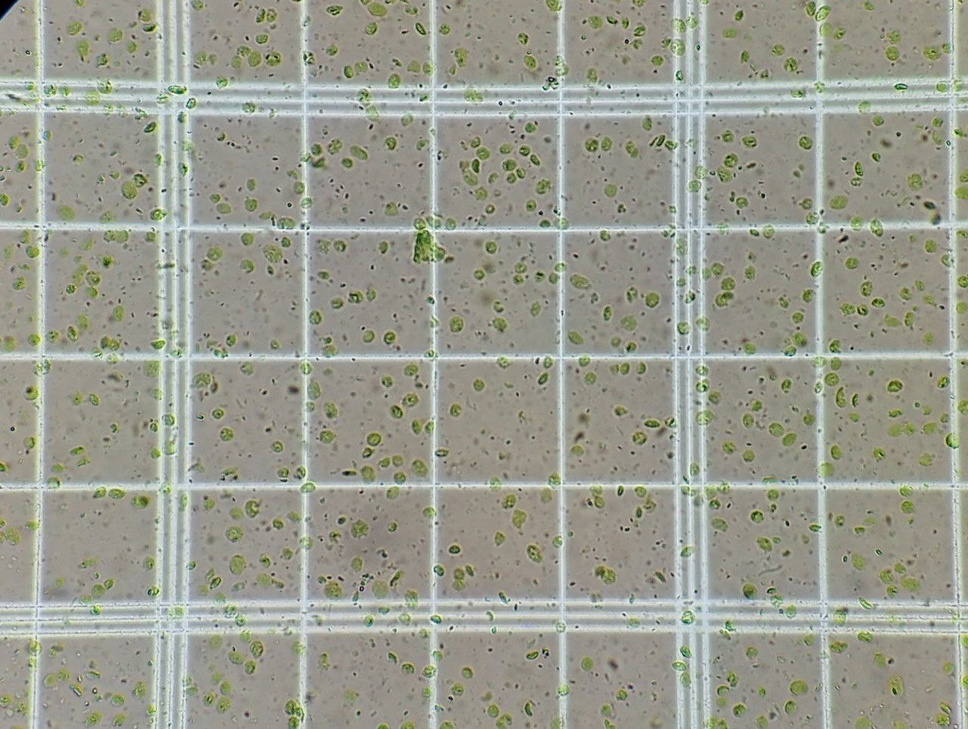
#> input picture test/1.jpg, 968 x 729 px, shrunk from 1280 x 963 before the run
$ python detect_cells_display.py --image_path test/1.jpg
#> lines starting #> are read from the running program, lines starting #| are printed output that depends on the picture
import cv2
import numpy as np
import matplotlib.pyplot as plt
import pandas as pd
import argparse
import apps.edata_tools as tools

def load_and_convert_image(image_path):
#> called with image_path = 'test/1.jpg'
    image = cv2.imread(image_path)
#> image is the input picture: shape (729, 968, 3); mean B, G, R 143.5, 156.2, 154.2
    gray_image = cv2.cvtColor(image, cv2.COLOR_BGR2GRAY)
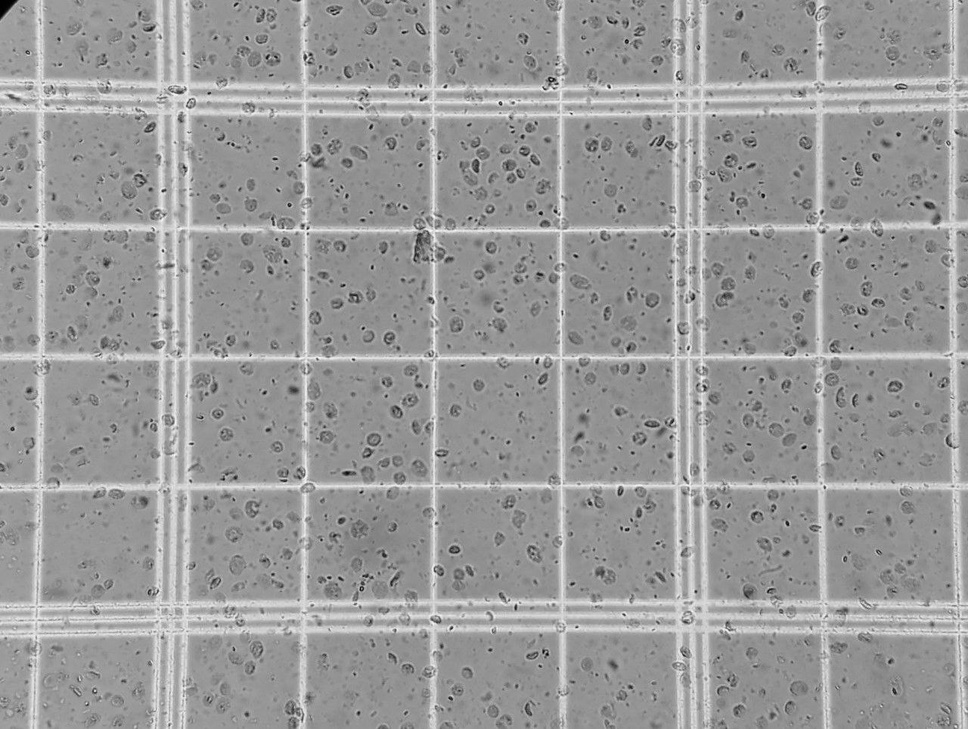
#> gray_image: shape (729, 968); min 0, max 251, mean 154.1
    return image, gray_image

def detect_edges(gray_image, threshold1=50, threshold2=150):
#> called with threshold1 = 50, threshold2 = 150
    edges = cv2.Canny(gray_image, threshold1, threshold2, apertureSize=3)
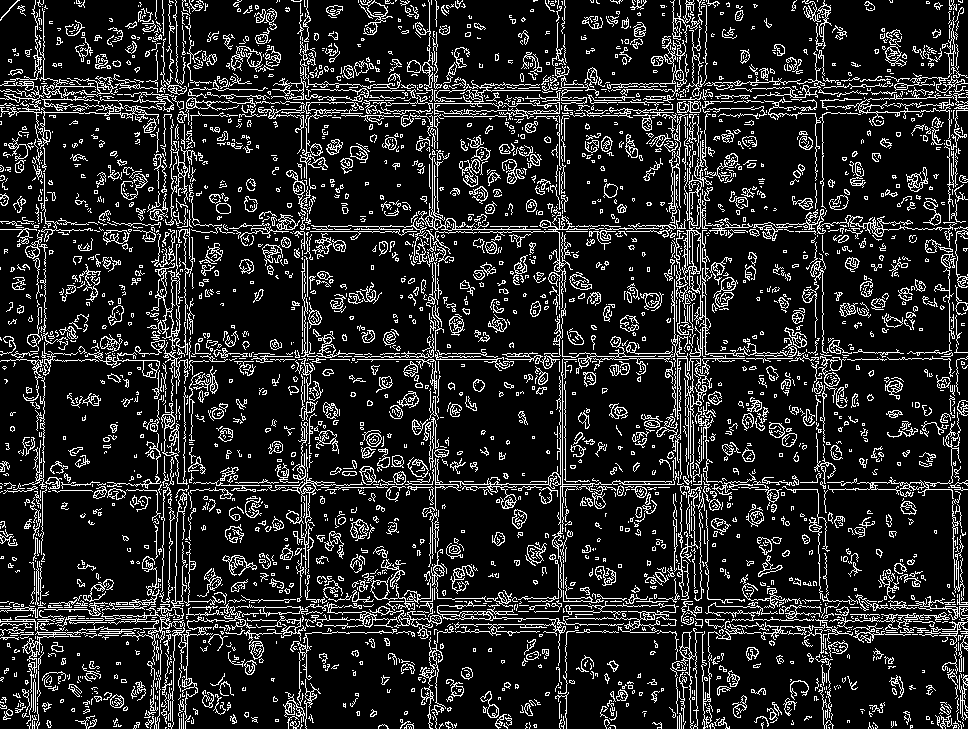
#> edges: shape (729, 968); 14.8% white in thin lines or dots
    return edges

def detect_lines(edges, threshold=100, min_line_length=100, max_line_gap=10):
    lines = cv2.HoughLinesP(edges, 1, np.pi / 180, threshold=threshold, minLineLength=min_line_length, maxLineGap=max_line_gap)
    return lines

# [89 lines left out: functions merge_nearest_lines, index_and_crop_squares, detect_green_cells, index_squares, not called in this run]

def process_and_display_images(image_path, num_squares='all', min_area_threshold=100):
    image, gray_image = load_and_convert_image(image_path)

    # Figure 01: Original, Edges, Detected Lines & Merged Line
    plt.figure(figsize=(15, 10))
    plt.subplot(2, 2, 1)
    plt.imshow(cv2.cvtColor(image, cv2.COLOR_BGR2RGB))
    plt.title('Original Image')

    edges = detect_edges(gray_image)
    plt.subplot(2, 2, 2)
#> (this line was passed over: IPython is not available in this run)
    plt.imshow(edges, cmap='gray')
#> (this line was passed over: IPython is not available in this run)
    plt.title('Edges')
#> (this line was passed over: IPython is not available in this run)

    lines = detect_lines(edges)
    image_with_lines = image.copy()
    if lines is not None:
        for line in lines:
            x1, y1, x2, y2 = line[0]
            cv2.line(image_with_lines, (x1, y1), (x2, y2), (0, 255, 0), 2)
    plt.subplot(2, 2, 3)
    plt.imshow(cv2.cvtColor(image_with_lines, cv2.COLOR_BGR2RGB))
    plt.title('Detected Lines')

    merged_image, merged_horizontal_lines, merged_vertical_lines = merge_nearest_lines(lines, image)
    plt.subplot(2, 2, 4)
    plt.imshow(cv2.cvtColor(merged_image, cv2.COLOR_BGR2RGB))
    plt.title('Merged Lines')
    plt.tight_layout()
    plt.show()

    # Figure 02: Indexed Squares
    plt.figure(figsize=(10, 10))
    indexed_image = index_squares(merged_image.copy(), merged_horizontal_lines, merged_vertical_lines)
    plt.imshow(cv2.cvtColor(indexed_image, cv2.COLOR_BGR2RGB))
    plt.title('Indexed Squares')
    plt.tight_layout()
    plt.show()

    cropped_squares = index_and_crop_squares(image, merged_horizontal_lines, merged_vertical_lines)
    if num_squares == 'all':
        num_squares = len(cropped_squares)
        print(num_squares)
    else:
        num_squares = int(num_squares)

    # Figure 03: All Sample Cropped Squares
    plt.figure(figsize=(15, 15))
    for i in range(min(num_squares, len(cropped_squares))):
        square_index, square_image = cropped_squares[i]
        plt.subplot(5, 6, i + 1)  # Adjust the grid size accordingly
        plt.imshow(cv2.cvtColor(square_image, cv2.COLOR_BGR2RGB))
        plt.title(f'Square {square_index}')
    plt.tight_layout()
    plt.show()

    # Figure 04: All Detected Green Cells
    cells_count = []
    plt.figure(figsize=(15, 15))
    for i in range(min(num_squares, len(cropped_squares))):
        square_index, square_image = cropped_squares[i]
        count, output_image = detect_green_cells(square_image, min_area_threshold)
        cells_count.append((square_index, count))
        plt.subplot(5, 6, i + 1)  # Adjust the grid size accordingly
        plt.imshow(cv2.cvtColor(output_image, cv2.COLOR_BGR2RGB))
        plt.title(f'Square {square_index} - Cells: {count}')
    plt.tight_layout()
    plt.show()

    return cropped_squares, cells_count

if __name__ == "__main__":
    parser = argparse.ArgumentParser(description='Process an image to detect green cells in grid squares.')
    parser.add_argument('--image_path', type=str, help='Path to the input image')
    parser.add_argument('--num_squares', default='all', help='Number of squares to process (default: all)')
    parser.add_argument('--min_area_threshold', type=int, default=100, help='Minimum area threshold for detecting green cells (default: 100)')

    args = parser.parse_args()

    # Run the function with arguments from argparse
#> (the run stopped early here; a loop or call above may not have finished)
